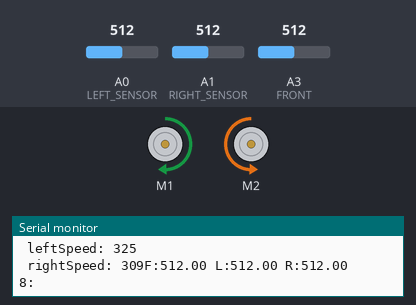
Recording of a sketch running on a simulated Arduino Uno, built with avr-gcc and run on an emulated ATmega328P. Parts: 2 × DC motor (green arrow = forward, orange = backward, longer = faster), the last lines printed to the serial monitor. Inputs (shaded band) come from the test bench; at power-on: A1 (RIGHT_SENSOR) = 512, A0 (LEFT_SENSOR) = 512, A3 (FRONT) = 512.

Above: at 3.2 s.
3.3 s: A1 (RIGHT_SENSOR) set to 716
At 5.17 s:
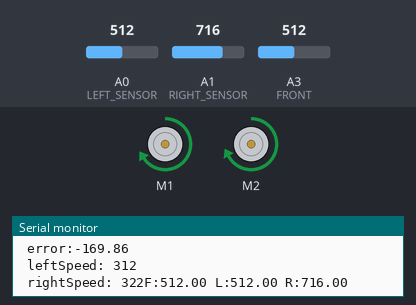
6.3 s: A0 (LEFT_SENSOR) set to 122
At 6.95 s:
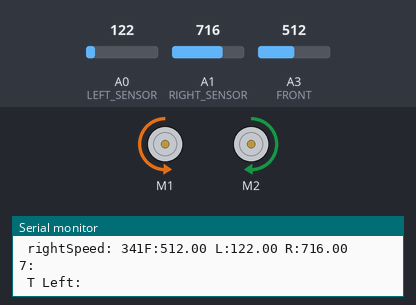
9.3 s: A1 (RIGHT_SENSOR) set to 1023
At 11.68 s:
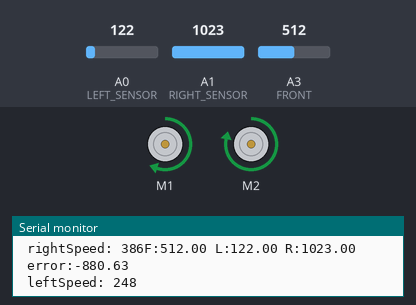
12.3 s: A0 (LEFT_SENSOR) set to 344
At 13.36 s:
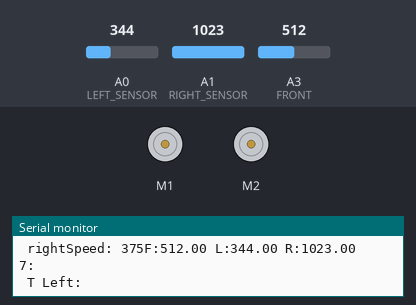
15.3 s: A0 (LEFT_SENSOR) set to 360
18.3 s: A1 (RIGHT_SENSOR) set to 981
Timing chart, 0 to 22.3 s (numbered marks = the images above; inputs shaded):
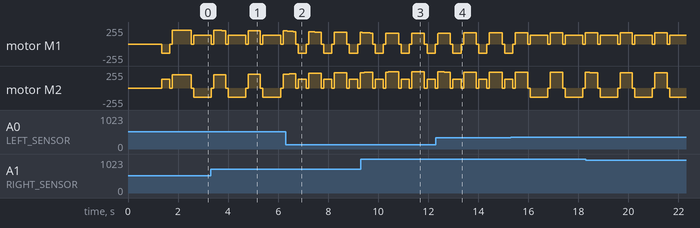

The sketch:

ZumoRobot_test.ino
```cpp
#include <ZumoShield.h>

ZumoMotors motors;

// ── Pin assignments ──────────────────────────────────────────
#define FRONT A3
// #define FRONT_RIGHT_SENSOR A0
#define LEFT_SENSOR        A0
// #define FRONT_LEFT_SENSOR  A2
#define RIGHT_SENSOR       A1

#define DELAY_TURN 248   // defaul 235
#define RIGHT_SUB 16

// Speed - 275, delay turn - 190, wall_threshold - 250;

// ── Tuning parameters ────────────────────────────────────────
const int   BASE_SPEED       = 325;    // forward cruise speed (0-400) // defaul - 250
const int   TURN_SPEED       = 212;    // spin speed during 180° turn  // default - 200
const int   TURN_SPEED_90    = 213;    // spin speed during 90° turn   // default - 200
const int   WALL_THRESHOLD   = 220;    // front sensor triggers 180° turn above this           // defaul - 250 125
const int   SIDE_WALL_MIN    = 20;     // side sensor minimum to activate centering
const int   SIDE_TURN_THRESH = 350;    // side sensor triggers 90° right turn above this  !!!!!!!!!!!!!!  lower number => harder to detect walls => straighter movement 100
const int   TURN_90_MS       = 325;    // ms to spin ~90° (tune this)
const int   COOLDOWN_MS      = 420;   // ms to ignore side sensors after a 90° turn
const float KP               = 0.09f; // turns angles - 0.15f default  // 0.10f is fine
const float ALPHA            = 0.15f; //
const float DEADBAND         = 20.0f;

float THRESHOLD_NEEDED_FOR_TURN = 575;   // default - 500

// Sensors
// float frontLeft;
// float frontRight;
float front;
float leftDist;
float rightDist;

// ── Smoothed sensor state ────────────────────────────────────
float smoothLeft  = -1;
float smoothRight = -1;

// ── Cooldown timer ───────────────────────────────────────────
unsigned long cooldownUntil = 0;  // millis() timestamp when cooldown expires

#define abs(x) ((x)>0?(x):-(x))


bool IF_THRESHOLD_NEEDED_FOR_TURN(){
  return abs(rightDist - leftDist) > THRESHOLD_NEEDED_FOR_TURN;
}

bool frontWall() {
  // return frontLeft > WALL_THRESHOLD || frontRight > WALL_THRESHOLD;
  return front > WALL_THRESHOLD;
}

bool leftWall() {
  return leftDist > SIDE_TURN_THRESH;
}

bool rightWall() {
  return rightDist > SIDE_TURN_THRESH;
}

void moveForward(){
  // ── 5. Centering (also skipped during cooldown) ───────────
  int correction = 0;

  bool wallLeft  = smoothLeft  > SIDE_WALL_MIN;
  bool wallRight = smoothRight > SIDE_WALL_MIN;
  float error;
  if (wallLeft || wallRight)
  {
    error = (smoothLeft-smoothRight);

    if (error > DEADBAND)
      correction = (int)(KP * (error - DEADBAND));
    else if (error < -DEADBAND)
      correction = (int)(KP * (error + DEADBAND));

    // correction = KP*error;

  }

  int leftSpeed  = constrain(BASE_SPEED + correction, 0, 400);
  int rightSpeed = constrain(BASE_SPEED - RIGHT_SUB - correction, 0, 400);

  motors.setLeftSpeed(leftSpeed);
  motors.setRightSpeed(rightSpeed);
  Serial.print("\n error:");
  Serial.print(error);
  Serial.print("\n leftSpeed: ");
  Serial.print(leftSpeed);
  Serial.print("\n rightSpeed: ");
  Serial.print(rightSpeed);
}

void turnRight(int delay_turn){
  // if(!IF_THRESHOLD_NEEDED_FOR_TURN()){
  //   return;
  // }

  delay(delay_turn);
  Serial.print("\nT Right: ");
  motors.setLeftSpeed(0);
  motors.setRightSpeed(0);
  delay(100);

  // 90° right turn: left wheel forward, right wheel backward
  motors.setLeftSpeed( TURN_SPEED_90);
  motors.setRightSpeed(-TURN_SPEED_90);
  delay(TURN_90_MS);  // tune TURN_90_MS until it turns ~90°

  motors.setLeftSpeed(0);
  motors.setRightSpeed(0);
  delay(100);

  motors.setSpeeds(BASE_SPEED, BASE_SPEED - RIGHT_SUB);
  delay(delay_turn); ////////////////////

  // Ignore side sensors for COOLDOWN_MS so it doesn't immediately re-trigger
  cooldownUntil = millis() + COOLDOWN_MS;


}

void turnLeft(int delay_turn){

  // if(!IF_THRESHOLD_NEEDED_FOR_TURN()){
  //   return;
  // }

  delay(delay_turn);
  Serial.print("\n T Left: ");
  motors.setLeftSpeed(0);
  motors.setRightSpeed(0);
  delay(100);

  // 90° left
  motors.setLeftSpeed( -TURN_SPEED_90);
  motors.setRightSpeed(TURN_SPEED_90);
  delay(TURN_90_MS);  // tune TURN_90_MS until it turns ~90°

  motors.setLeftSpeed(0);
  motors.setRightSpeed(0);
  delay(100);

  motors.setSpeeds(BASE_SPEED, BASE_SPEED - RIGHT_SUB);
  delay(delay_turn); //////////////////

  // Ignore side sensors for COOLDOWN_MS so it doesn't immediately re-trigger
  cooldownUntil = millis() + COOLDOWN_MS;

}

void turn180(){
  motors.setLeftSpeed(0);
  motors.setRightSpeed(0);
  delay(100);

  motors.setLeftSpeed( TURN_SPEED);
  motors.setRightSpeed(-TURN_SPEED);
  delay(700);

  motors.setLeftSpeed(0);
  motors.setRightSpeed(0);
  delay(100);

  // Start cooldown so side sensors are ignored right after the turn
  cooldownUntil = millis() + COOLDOWN_MS;
}

void moveForwardNoError() {
  motors.setSpeeds(BASE_SPEED, BASE_SPEED - RIGHT_SUB);
  delay(DELAY_TURN);                           //
}


void setup()
{
  Serial.begin(9600);
  delay(1000);

  rightDist  = analogRead(RIGHT_SENSOR);

  while(!rightWall()){
    motors.setSpeeds(BASE_SPEED, BASE_SPEED - RIGHT_SUB);
    rightDist  = analogRead(RIGHT_SENSOR);
  }
  turnLeft(DELAY_TURN);


  //delay(750); // to be modified 500
}


void loop()
{
  // ── 1. Read all sensors ───────────────────────────────────
  // frontLeft  = analogRead(FRONT_LEFT_SENSOR);
  // frontRight = analogRead(FRONT_RIGHT_SENSOR);
  front  = analogRead(FRONT);
  leftDist   = analogRead(LEFT_SENSOR);
  rightDist  = analogRead(RIGHT_SENSOR);

  // Serial.print("FL:"); Serial.print(frontLeft);
  // Serial.print(" FR:"); Serial.print(frontRight);
  Serial.print("F:"); Serial.print(front);
  Serial.print(" L:");  Serial.print(leftDist);
  Serial.print(" R:");  Serial.println(rightDist);

  // ── Smooth the side sensors ────────────────────────────
  if (smoothLeft  < 0) smoothLeft  = leftDist;
  if (smoothRight < 0) smoothRight = rightDist;
  smoothLeft  = ALPHA * leftDist  + (1.0f - ALPHA) * smoothLeft;
  smoothRight = ALPHA * rightDist + (1.0f - ALPHA) * smoothRight;


  if (millis() >= cooldownUntil) {
    //int randomNumber = random(1, 4);   //
    Serial.print("\n");
    if(!frontWall()){
      if (rightWall() && leftWall()) {
        Serial.print("1: ");
        moveForward();
      }
      else if (!rightWall() && leftWall()) {
        Serial.print("2:");
        moveForwardNoError();

        //if (randomNumber == 1) turnRight();    //
        //else moveForwardNoError();             //
      }
      else if (rightWall() && !leftWall()) {
        Serial.print("3:");
        turnLeft(DELAY_TURN);

        //if (randomNumber == 1) turnLeft();
        //else moveForwardNoError();
      }
      else {
        Serial.print("4:");
        turnLeft(DELAY_TURN);
        //moveForward();

        //if (randomNumber == 1) turnLeft();        //
        //else if (randomNumber == 2) turnRight();  //
        //else moveForwardNoError();                       // without error?
      }

    }else {
      if (!rightWall() && !leftWall()) {
        Serial.print("5:");
        turnLeft(0);

        //if (randomNumber == 1) turnRight();
        //else turnLeft();
      }
      else if (!rightWall() && leftWall()) {
        Serial.print("6:");
        turnRight(0);
      }
      else if (rightWall() && !leftWall()) {
        Serial.print("7:");
        turnLeft(0);
      }
      else {
        Serial.print("8:");
        turn180();
      }
    }
  }
  moveForward();

}
```
